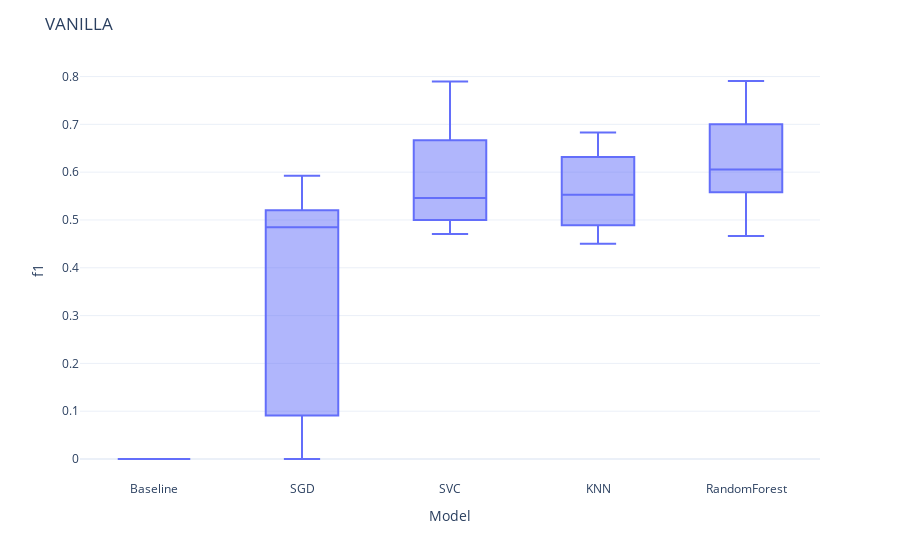

Notebook code for this chart:
### Code cell
# Test the performance on models without any preprocessing 
models = CompareModels(quick_models())
models.recap(X_train, y_train)

### Figure 1 — Plotly figure (JSON) as saved in the notebook; plotly's stock layout.template omitted (floating-point values rounded to 4 significant figures)
{"data": [{"alignmentgroup": "True", "hovertemplate": "Model=%{x}<br>f1=%{y}<extra></extra>", "legendgroup": "", "marker": {"color": "#636efa"}, "name": "", "notched": false, "offsetgroup": "", "orientation": "v", "showlegend": false, "type": "box", "x": ["Baseline", "Baseline", "Baseline", "Baseline", "Baseline", "Baseline", "Baseline", "Baseline", "Baseline", "Baseline", "SGD", "SGD", "SGD", "SGD", "SGD", "SGD", "SGD", "SGD", "SGD", "SGD", "SVC", "SVC", "SVC", "SVC", "SVC", "SVC", "SVC", "SVC", "SVC", "SVC", "KNN", "KNN", "KNN", "KNN", "KNN", "KNN", "KNN", "KNN", "KNN", "KNN", "RandomForest", "RandomForest", "RandomForest", "RandomForest", "RandomForest", "RandomForest", "RandomForest", "RandomForest", "RandomForest", "RandomForest"], "x0": " ", "xaxis": "x", "y": [0, 0, 0, 0, 0, 0, 0, 0, 0, 0, 0.5926, 0.08333, 0.5915, 0.4828, 0.1739, 0.09091, 0.5205, 0.5122, 0, 0.4865, 0.5405, 0.75, 0.6667, 0.4706, 0.4706, 0.5, 0.5517, 0.5143, 0.7895, 0.5882, 0.55, 0.5909, 0.4889, 0.5556, 0.5455, 0.45, 0.4706, 0.6829, 0.6829, 0.6316, 0.6, 0.5581, 0.7907, 0.4706, 0.5854, 0.6154, 0.4667, 0.7179, 0.7, 0.6111], "y0": " ", "yaxis": "y"}], "layout": {"boxmode": "group", "legend": {"tracegroupgap": 0}, "margin": {"t": 60}, "title": {"text": "VANILLA"}, "xaxis": {"anchor": "y", "domain": [0, 1], "title": {"text": "Model"}}, "yaxis": {"anchor": "x", "domain": [0, 1], "title": {"text": "f1"}}}}
